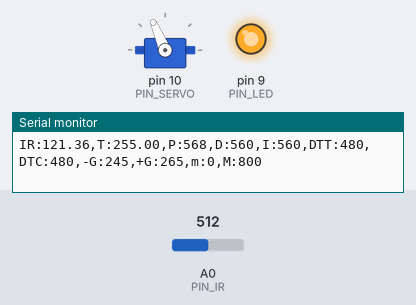
This sketch was run on a simulated Arduino Uno, built with avr-gcc and run on an emulated ATmega328P. On the bench: servo, output pins drawn as LEDs (lit = HIGH), the last lines printed to the serial monitor. Inputs (shaded band) come from the test bench; at power-on: A0 (PIN_IR) = 512.

Above: at 1.2 s.
1.3 s: A0 (PIN_IR) set to 122
At 1.64 s:
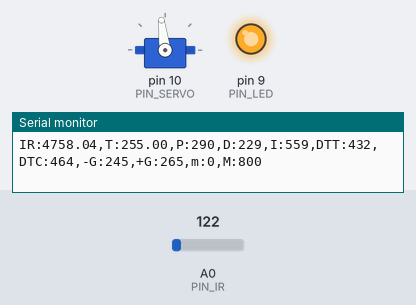
4.3 s: A0 (PIN_IR) set to 0
7.3 s: A0 (PIN_IR) set to 20
10.3 s: A0 (PIN_IR) set to 110
13.3 s: A0 (PIN_IR) set to 900
At 13.62 s:
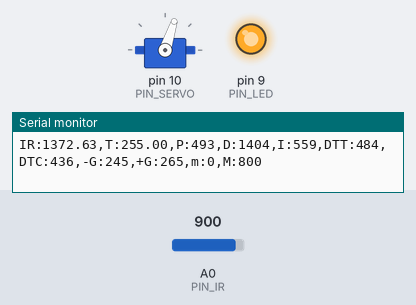
Timing chart, 0 to 16.3 s (numbered marks = the images above; inputs shaded):
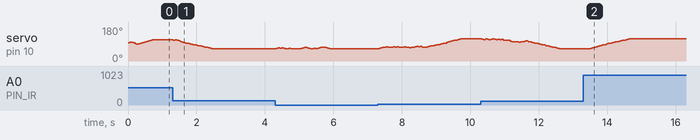

The sketch:

PID_Control.ino
```cpp
#include <Servo.h>

/////////////////////////////
// Configurable parameters //
/////////////////////////////

// Arduino pin assignment
#define PIN_LED 9  //[1692] LED 9번핀에 연결
#define PIN_SERVO 10 // [3228] 서보10핀에 연결
#define PIN_IR A0  // [3133] 적외선 센서 signal -> A0핀

// Framework setting
#define _DIST_TARGET 255    //[0028] 목표 위치가 25.5cm임을 선언
#define _DIST_MIN 100
#define _DIST_MAX 410

// Distance sensor
#define _DIST_ALPHA 0.3        // [1628] ema 필터의 측정 보정치

// Filter
#define LENGTH 60
#define k_LENGTH 10

// Servo range
#define _DUTY_MIN 1226     //[0028] servo duty값 최소를 1000으로 고정 222mm
#define _DUTY_NEU 1536        //[3138] servo duty값 중간을 1450으로 고정 190mm
#define _DUTY_MAX 1746     //[3145] servo duty값 최대를 2000으로 고정 167mm

// Servo speed control
#define _SERVO_ANGLE 30        // [3131] servo 각도 설정
#define _SERVO_SPEED 720        // [3141] servo 속도 설정
#define _RAMPUP_TIME 720

// Event periods
#define _INTERVAL_DIST 10
#define _INTERVAL_SERVO 10
#define _INTERVAL_SERIAL 100

// PID parameters
//#define _KP_NEAR 1.23  // 0.99
//#define _KP_FAR 1.25  // 1.02
//#define _KD_NEAR 70.0  // 35.0
//#define _KD_FAR 75.0  // 37.5

#define _KI 0.3
#define _KP 1.2
#define _KD 30.3

#define _ITERM_MAX 10

//////////////////////
// global variables //
//////////////////////
//float dist_min, dist_max, event_dist, dist_raw, filtered_dist; // [3228]
const float coE[] = {0.0000446, -0.0111011, 1.6833671, 23.8816948};
//const float coE[] = {0.0000237, -0.0024448, 0.6002129, 61.3219813};
// Servo instance
Servo myservo;

// Distance sensor
float dist_target; // location to send the ball
float dist_raw, dist_ema, filtered_dist;
int correction_dist, iter;
float dist_list[LENGTH], sum, alpha;

// Event periods
unsigned long last_sampling_time_dist, last_sampling_time_servo, last_sampling_time_serial;
bool event_dist, event_servo, event_serial;

// Servo speed control
int duty_chg_max;
int duty_chg_adjust;
int duty_chg_per_interval;
int duty_target, duty_curr;
int iterm_max;

// PID variables
float error_curr, error_prev, control, pterm, dterm, iterm;

float ir_distance_filter();

void setup() {
// initialize GPIO pins for LED and attach servo
 pinMode(PIN_LED,OUTPUT);
 digitalWrite(PIN_LED, 1);
 myservo.attach(PIN_SERVO);  // [3228]

//// initialize global variables
  dist_target = _DIST_TARGET;
  correction_dist = 0;
  iter = 0; sum = 0;
  alpha = _DIST_ALPHA;
  iterm_max = _ITERM_MAX;
  pterm = dterm = 0;
  iterm = 1;
// move servo to neutral position
 duty_curr = _DUTY_NEU;
 myservo.writeMicroseconds(_DUTY_NEU); // [3228]

// initialize serial port
Serial.begin(57600); //[3128] 시리얼 포트 초기화

// convert angle speed into duty change per interval.

//  duty_chg_max = (float)(_DUTY_MAX - _DUTY_MIN) * ((float)_SERVO_SPEED / 180) * ((float)_INTERVAL_SERVO / 1000);
//  duty_chg_adjust = max((float) duty_chg_max * _INTERVAL_SERVO / (float)_RAMPUP_TIME, 1.0);
//  duty_chg_per_interval = 0; // initial speed is set to 0.

  duty_chg_per_interval = (_DUTY_MAX - _DUTY_MIN) * ((float)_SERVO_SPEED / 180) * ((float)_INTERVAL_SERVO / 1000); //[3128]

  dist_ema = 0.0;
  error_prev = 0.0;
}

void loop() {

/////////////////////
// Event generator // [3133] 이벤트 실행 간격 구현
/////////////////////
{
  if (millis() >= last_sampling_time_dist + _INTERVAL_DIST) event_dist = true;
  if (millis() >= last_sampling_time_servo + _INTERVAL_SERVO) event_servo = true;
  if (millis() >= last_sampling_time_serial + _INTERVAL_SERIAL) event_serial = true;
}
////////////////////
// Event handlers //
////////////////////

  if(event_dist) {
    event_dist = false;
    filtered_dist = ir_distance_filter();

  // PID control logic
    error_curr = _DIST_TARGET - filtered_dist; //[0028] 현재 오차 저장

//    if (error_curr > 0) {
//      pterm = error_curr * _KP_NEAR;
////      dterm = (error_curr - error_prev) * _KD_NEAR;
//    }
//    else {
//      pterm = error_curr * _KP_FAR;
////      dterm = (error_curr - error_prev) * _KD_FAR;
//    }

    pterm = error_curr * _KP;
    dterm = (error_curr - error_prev) * _KD;
    iterm += _KI * error_curr;

    if (iterm > iterm_max) iterm = iterm_max;
    if (iterm < (iterm_max * -1)) iterm = (iterm_max * -1);
//    if (abs(iterm) > iterm_max) iterm = 1;

    control = pterm + dterm + iterm;
    duty_target = _DUTY_NEU + control;

  // [3133] keep duty_target value within the range of [_DUTY_MIN, _DUTY_MAX]
    if (duty_target < _DUTY_MIN) duty_target = _DUTY_MIN;
    if (duty_target > _DUTY_MAX) duty_target = _DUTY_MAX;

    error_prev = error_curr;

    last_sampling_time_dist = millis(); // [3133] 마지막 dist event 처리 시각 기록
  }

  if(event_servo) {
    event_servo = false; // [3133]

    // adjust duty_curr toward duty_target by duty_chg_per_interval
    if(duty_target > duty_curr) {
      duty_curr += duty_chg_per_interval;
      if(duty_curr > duty_target) duty_curr = duty_target;
    }
    else {
      duty_curr -= duty_chg_per_interval;
      if(duty_curr < duty_target) duty_curr = duty_target;
    }

//    if(duty_target > duty_curr) {
//      if(duty_chg_per_interval < duty_chg_max) {
//        duty_chg_per_interval += duty_chg_adjust;
//        if(duty_chg_per_interval > duty_chg_max) duty_chg_per_interval = duty_chg_max;
//      }
//      duty_curr += duty_chg_per_interval;
//      if(duty_curr > duty_target) duty_curr = duty_target;
//    }
//    else if(duty_target < duty_curr) {
//      if(duty_chg_per_interval > -duty_chg_max) {
//        duty_chg_per_interval -= duty_chg_adjust;
//        if(duty_chg_per_interval < -duty_chg_max) duty_chg_per_interval = -duty_chg_max;
//      }
//      duty_curr += duty_chg_per_interval;
//      if(duty_curr < duty_target) duty_curr = duty_target;
//    }
//    else {
//      duty_chg_per_interval = 0;
//    }

    // update servo position
    myservo.writeMicroseconds(duty_curr);

    last_sampling_time_servo = millis(); // [3133] 마지막 servo event 처리 시각 기록

  }

  if(event_serial) {
    event_serial = false; // [3133]

    Serial.print("IR:");
    Serial.print(filtered_dist);
    Serial.print(",T:");
    Serial.print(dist_target);
    Serial.print(",P:");
    Serial.print(map(pterm,-1000,1000,510,610));
    Serial.print(",D:");
    Serial.print(map(dterm,-1000,1000,510,610));
    Serial.print(",I:");
    Serial.print(map(iterm,-1000,1000,510,610));
    Serial.print(",DTT:");
    Serial.print(map(duty_target,1000,2000,410,510));
    Serial.print(",DTC:");
    Serial.print(map(duty_curr,1000,2000,410,510));
    Serial.println(",-G:245,+G:265,m:0,M:800");
    last_sampling_time_serial = millis(); // [3133] 마지막 serial event 처리 시각 기록

  }
}

float ir_distance(void){ // return value unit: mm
  float val;
  float volt = float(analogRead(PIN_IR));
  val = ((6762.0/(volt-9.0))-4.0) * 10.0;
  return coE[0] * pow(val, 3) + coE[1] * pow(val, 2) + coE[2] * val + coE[3];
  // [3129] 적외선 센서 거리 측정
}

float ir_distance_filter() {
  sum = 0;
  iter = 0;
  while (iter < LENGTH)
  {

    dist_raw = ir_distance();
    dist_list[iter] = dist_raw;
    iter++;
  }

  for (int i = 0; i < LENGTH-1; i++){
    for (int j = i+1; j < LENGTH; j++){
      if (dist_list[i] > dist_list[j]) {
        float tmp = dist_list[i];
        dist_list[i] = dist_list[j];
        dist_list[j] = tmp;
      }
    }
  }

  for (int i = k_LENGTH; i < LENGTH-k_LENGTH; i++) {
    sum += dist_list[i];
  }

  float dist_cali = sum/(LENGTH-2*k_LENGTH);

  float value = alpha*dist_cali + (1-alpha)*dist_ema;
  dist_ema = value;
  return value;
}
```

Measured:
- after the input at 13.3 s, servo on pin 10 (PIN_SERVO): moves from 66° to 117° over 1.1 s, starting after 0.21 s
